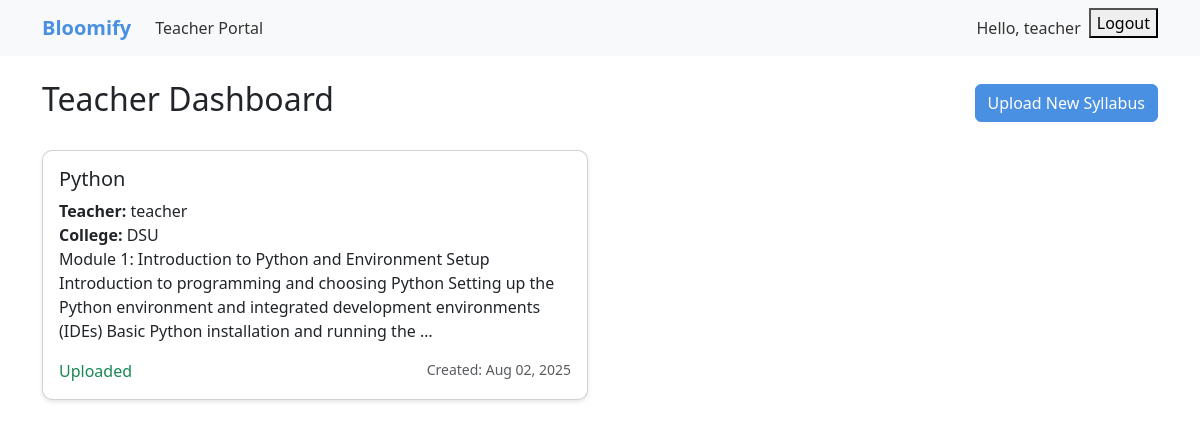
The page /teachers/ (signed in) on the database its author committed.
### teachers/models.py (models this page shows, shortened)
class Syllabus(models.Model):
    teacher = models.ForeignKey(User, on_delete=models.CASCADE)
    teacher_name = models.CharField(max_length=100, blank=True, null=True)
    college = models.CharField(max_length=200, blank=True, null=True)
    title = models.CharField(max_length=200)
    content = models.TextField(blank=True, null=True)
    pdf_file = models.FileField(upload_to='syllabus/', blank=True, null=True)
    created_at = models.DateTimeField(auto_now_add=True)

### teachers/views.py (the view)
# urls.py: path('', StudentDashboardView.as_view(), name='dashboard'),
@login_required
def dashboard(request):
    syllabi = Syllabus.objects.filter(teacher=request.user)
    return render(request, 'teachers/dashboard.html', {'syllabi': syllabi})

### students/templatetags/custom_tags.py (called while the page is built)
@register.filter(name='has_group')
def has_group(user, group_name):
    return user.groups.filter(name=group_name).exists()

### bloomify/templates/teachers/dashboard.html (shortened to what this page needs)
{% extends 'base.html' %}
{% block content %}
<div class="row">
    <div class="col-md-12 mb-4">
        <div class="d-flex justify-content-between align-items-center">
            <h2>Teacher Dashboard</h2>
            <a href="{% url 'teachers:upload_syllabus' %}" class="btn btn-primary">Upload New Syllabus</a>
        </div>
    </div>
</div>
<div class="row">
    {% for syllabus in syllabi %}
    <div class="col-md-6 mb-4">
        <div class="card">
            <div class="card-body">
                <h5 class="card-title">{{ syllabus.title }}</h5>
                <p class="card-text">
                    <strong>Teacher:</strong> {{ syllabus.teacher_name }}<br>
                    <strong>College:</strong> {{ syllabus.college }}<br>
                    {% if syllabus.content %}
                    {{ syllabus.content|truncatewords:30 }}
                    {% endif %}
                </p>
                <div class="d-flex justify-content-between">
                    <span class="text-success">Uploaded</span>
                    <small class="text-muted">Created: {{ syllabus.created_at|date:"M d, Y" }}</small>
                </div>
            </div>
        </div>
    </div>
    {% empty %}
    <div class="col-12">
        <div class="alert alert-info">
            No syllabi uploaded yet. Click the "Upload New Syllabus" button to get started!
        </div>
    </div>
    {% endfor %}
</div>
{% endblock %}

### bloomify/templates/base.html (shortened to what this page needs)
<!DOCTYPE html>
<html lang="en">
<head>
    <link href="https://cdn.jsdelivr.net/npm/bootstrap@5.3.0/dist/css/bootstrap.min.css" rel="stylesheet">
    {% load custom_tags %}
</head>
<body>
    <nav class="navbar navbar-expand-lg navbar-light bg-light mb-4">
        <div class="container">
            <a class="navbar-brand" href="/">Bloomify</a>
            <div class="collapse navbar-collapse" id="navbarNav">
                <ul class="navbar-nav me-auto">
                    {% if not user.is_authenticated %}
                    <li class="nav-item">
                        <a class="nav-link" href="{% url 'teachers:dashboard' %}">Teacher Portal</a>
                    </li>
                    <li class="nav-item">
                        <a class="nav-link" href="{% url 'students:dashboard' %}">Student Portal</a>
                    </li>
                    {% else %}
                    {% if user|has_group:"teacher" %}
                    <li class="nav-item">
                        <a class="nav-link" href="{% url 'teachers:dashboard' %}">Teacher Portal</a>
                    </li>
                    {% elif user|has_group:"student" %}
                    <li class="nav-item">
                        <a class="nav-link" href="{% url 'students:dashboard' %}">Student Portal</a>
                    </li>
                    {% endif %}
                    {% endif %}
                </ul>
                <ul class="navbar-nav ms-auto">
                    {% if user.is_authenticated %}
                    <li class="nav-item">
                        <span class="nav-link">Hello, {{ user.username }}</span>
                    </li>
                    <li class="nav-item">
                        <form action="{% url 'accounts:logout' %}" method="post">
                            <button type="submit">Logout</button>
                        </form>
                    </li>
                    {% endif %}
                </ul>
            </div>
        </div>
    </nav>
    <div class="container">
        {% block content %}{% endblock %}
    </div>
</body>
</html>

### bloomify/templates/base.html (style rules this page uses)
.navbar-brand { font-weight: bold; color: #4a90e2 !important; }
.nav-link { color: #333 !important; }
.card { border-radius: 10px; box-shadow: 0 2px 4px rgba(0, 0, 0, 0.1); }
.btn-primary { background-color: #4a90e2; border-color: #4a90e2; }

### rows shown on the page
Syllabus: title "Python", teacher_name "teacher", college "DSU", content "Module 1: Introduction to Python and Environment Setup Introduction to programming and choosing Python Setting up the Python environment and integrated development environments (IDEs) Basic Python installation and running the …", created_at "Aug 02, 2025"

### other values the page prints
{{ user.username }} "teacher"
